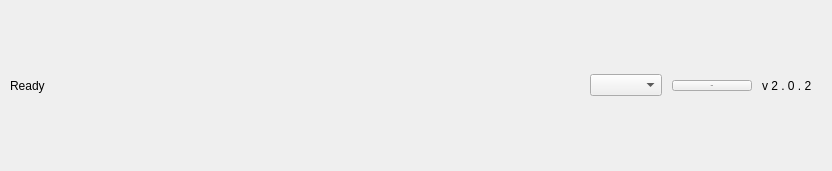
<?xml version='1.0' encoding='utf-8'?>
<ui version="4.0">
 <class>CustomComponent</class>
 <widget class="QCustomComponent" name="CustomComponent">
  <property name="geometry">
   <rect>
    <x>0</x>
    <y>0</y>
    <width>832</width>
    <height>171</height>
   </rect>
  </property>
  <property name="windowTitle">
   <string>CustomComponent</string>
  </property>
  <layout class="QHBoxLayout" name="horizontalLayout">
   <property name="spacing">
    <number>10</number>
   </property>
   <property name="leftMargin">
    <number>10</number>
   </property>
   <property name="topMargin">
    <number>10</number>
   </property>
   <property name="rightMargin">
    <number>10</number>
   </property>
   <property name="bottomMargin">
    <number>10</number>
   </property>
   <item alignment="Qt::AlignmentFlag::AlignLeft">
    <widget class="QLabel" name="label">
     <property name="text">
      <string>Ready</string>
     </property>
    </widget>
   </item>
   <item alignment="Qt::AlignmentFlag::AlignRight">
    <widget class="QWidget" name="widget" native="true">
     <layout class="QHBoxLayout" name="horizontalLayout_2">
      <property name="spacing">
       <number>10</number>
      </property>
      <property name="leftMargin">
       <number>10</number>
      </property>
      <property name="topMargin">
       <number>10</number>
      </property>
      <property name="rightMargin">
       <number>10</number>
      </property>
      <property name="bottomMargin">
       <number>10</number>
      </property>
      <item>
       <widget class="QCustomThemeList" name="CustomThemeList">
        <property name="windowTitle">
         <string>Custom Theme List</string>
        </property>
        <property name="loadPredefinedThemes" stdset="0">
         <bool>true</bool>
        </property>
       </widget>
      </item>
      <item>
       <widget class="QPushButton" name="pushButton">
        <property name="font">
         <font>
          <family>Geist Mono</family>
          <pointsize>-1</pointsize>
         </font>
        </property>
        <property name="text">
         <string>Help</string>
        </property>
        <property name="icon">
         <iconset resource="../Qss/icons/_icons.qrc">
          <normaloff>:/material_design/icons/material_design/help.png</normaloff>:/material_design/icons/material_design/help.png</iconset>
        </property>
       </widget>
      </item>
      <item>
       <widget class="QLabel" name="label_2">
        <property name="text">
         <string>v 2 . 0 . 2</string>
        </property>
       </widget>
      </item>
     </layout>
    </widget>
   </item>
  </layout>
 </widget>
 <customwidgets>
  <customwidget>
   <class>QCustomThemeList</class>
   <extends>QComboBox</extends>
   <header>Custom_Widgets.QCustomThemeList</header>
  </customwidget>
  <customwidget>
   <class>QCustomComponent</class>
   <extends>QWidget</extends>
   <header>Custom_Widgets.QCustomComponent</header>
   <container>1</container>
  </customwidget>
 <customwidget><class>QPushButton</class><extends>QPushButton</extends><header location="global">Custom_Widgets.Theme.h</header><container>1</container></customwidget><customwidget><class>QLabel</class><extends>QLabel</extends><header location="global">Custom_Widgets.Theme.h</header><container>1</container></customwidget></customwidgets>
 <connections />
</ui>
